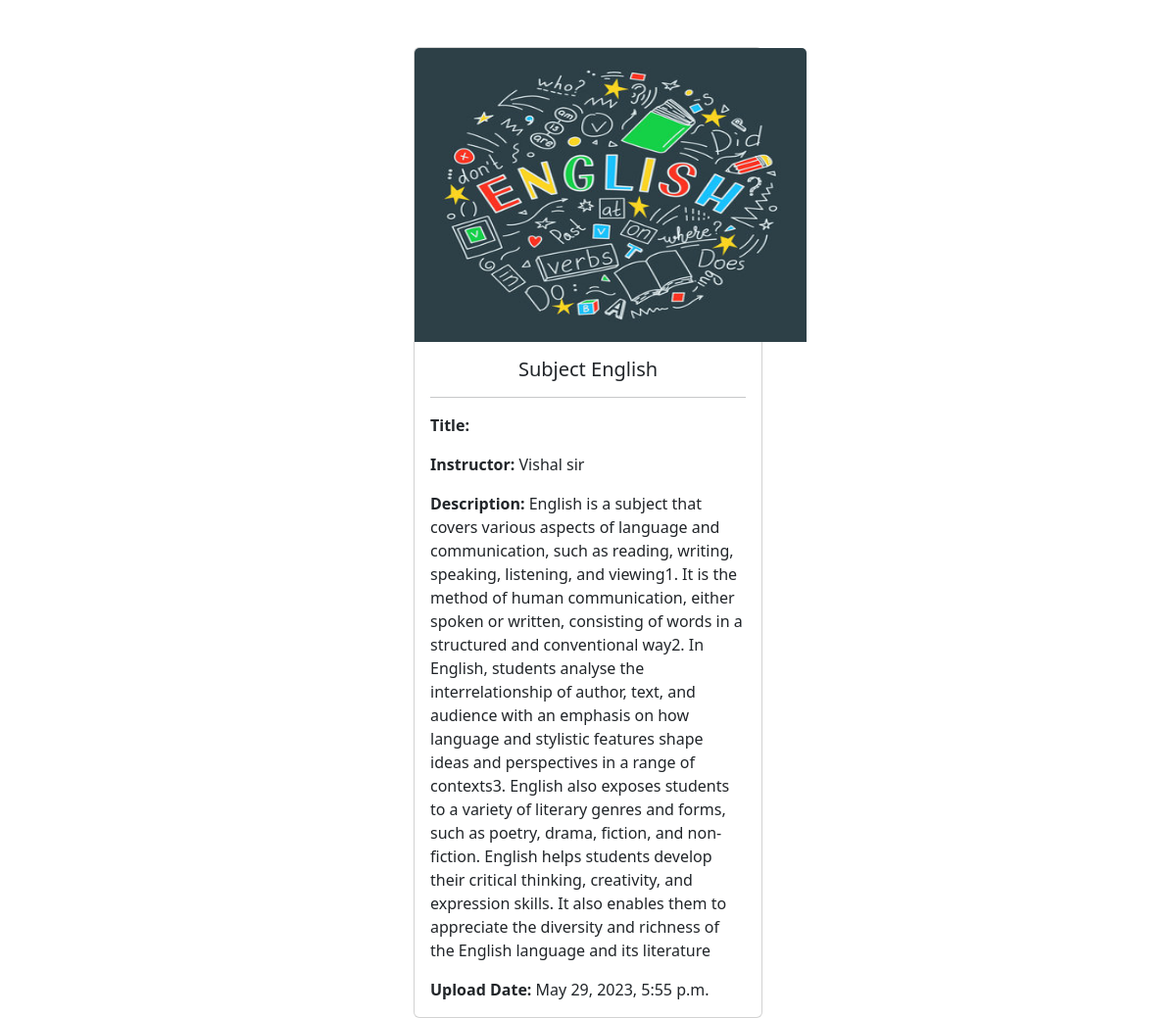
The app's page /course/1/subjects/1/ with its own data.
### SubjectDetail/models.py (models this page shows, shortened)
class Subjects(models.Model):
    name = models.CharField(max_length=50)
    title = models.CharField(max_length=100)
    instructure_name = models.CharField(max_length=50)
    description = models.TextField()
    class_name = models.ForeignKey(ClassName, on_delete=models.CASCADE,related_name='subjects')
    subject_image = models.ImageField(upload_to='uploads/subject_images/', null=True, blank=True)
    updated_on = models.DateTimeField(auto_now_add=True)

### SubjectDetail/views.py (the view)
# urls.py: path('course/<int:class_pk>/subjects/<int:pk>/', SubjectsDetailView.as_view(), name='subject-detail'),
class SubjectsDetailView(DetailView):
    model = Subjects
    template_name = 'pages/subjects/subjectdetail.html'
    context_object_name = 'subjectdetails'

### Templates/pages/subjects/subjectdetail.html (shortened to what this page needs)
<!DOCTYPE html>
<html lang="en">
<head>
    <link rel="stylesheet" href="https://cdn.jsdelivr.net/npm/bootstrap@5.3.0/dist/css/bootstrap.min.css">
</head>
<body>
    <div class="container">
        <div class="row mt-5">
            <div class="col-lg-4 offset-lg-4">
                <div class="card">
                  <img src="/media/{{subjectdetails.subject_image}}" class="card-img-top" alt="Subject Image" style="width: 400px; height: 300px;">
                  <div class="card-body">
                        <h5 class="card-title text-center">Subject {{subjectdetails.name}}</h5>
                        <hr>
                        <p class="card-text">
                            <strong>Title:</strong>{{subjectdetails.titile}}
                        </p>
                        <p class="card-text">
                            <strong>Instructor:</strong> {{subjectdetails.instructure_name}}
                        </p>
                        <p class="card-text">
                            <strong>Description:</strong> {{subjectdetails.description}}
                        </p>
                        <p class="card-text">
                            <strong>Upload Date:</strong> {{subjectdetails.updated_on}}
                        </p>
                    </div>
                </div>
            </div>
        </div>
    </div>
</body>
</html>

### records on screen
Subjects: subject_image (picture), name "English", instructure_name "Vishal sir", description "English is a subject that covers various aspects of language and communication, such as reading, writing, speaking, listening, and viewing1. It is the method of human communication, either spoken or written, consisting of words in a structured and conventional way2. In English, students analyse the interrelationship of author, text, and audience with an emphasis on how language and stylistic features shape ideas and perspectives in a range of contexts3. English also exposes students to a variety of literary genres and forms, such as poetry, drama, fiction, and non-fiction. English helps students develop their critical thinking, creativity, and expression skills. It also enables them to…", updated_on "May 29, 2023, 5:55 p.m."
